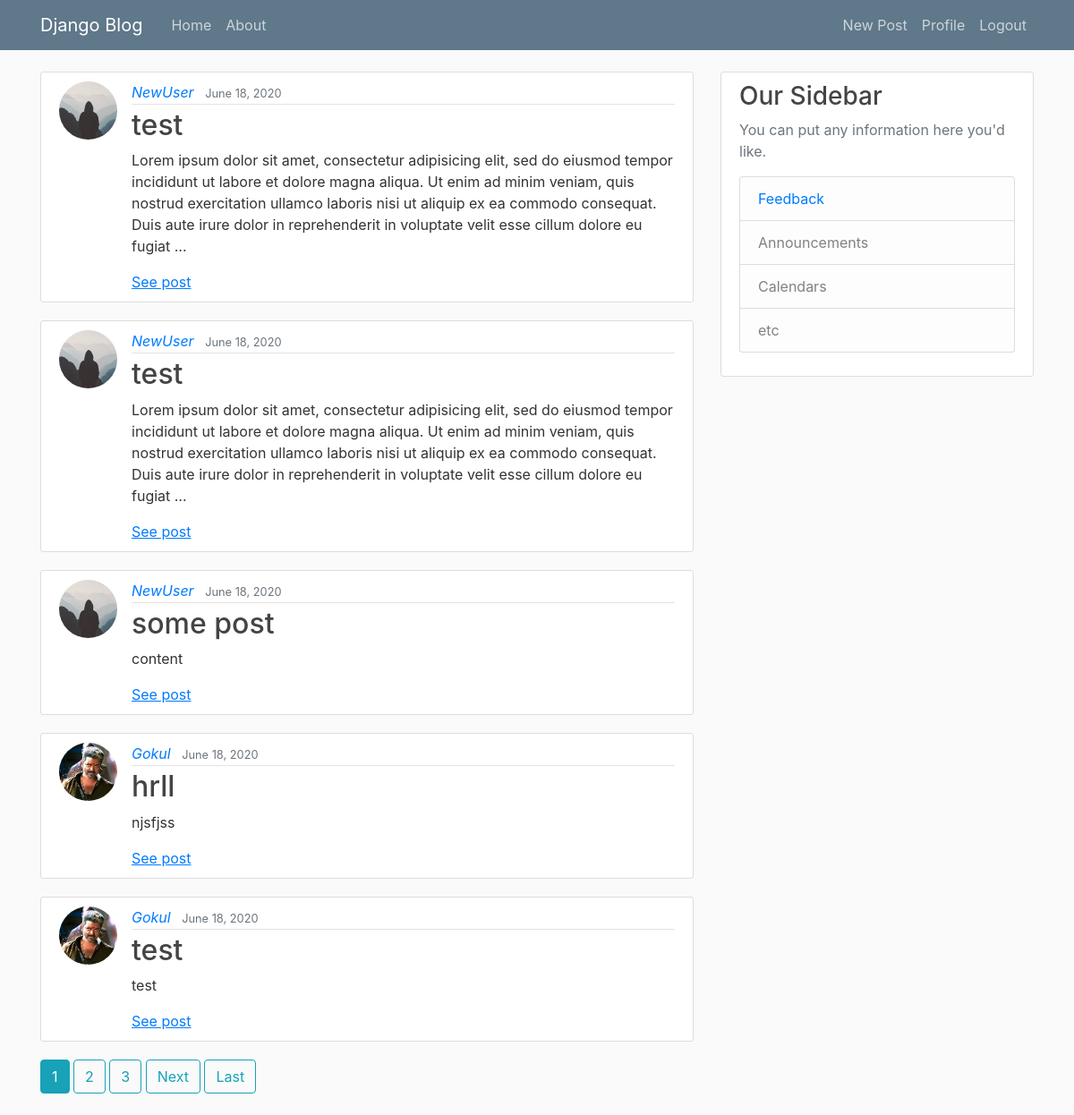
The app's page / (signed in), older data.
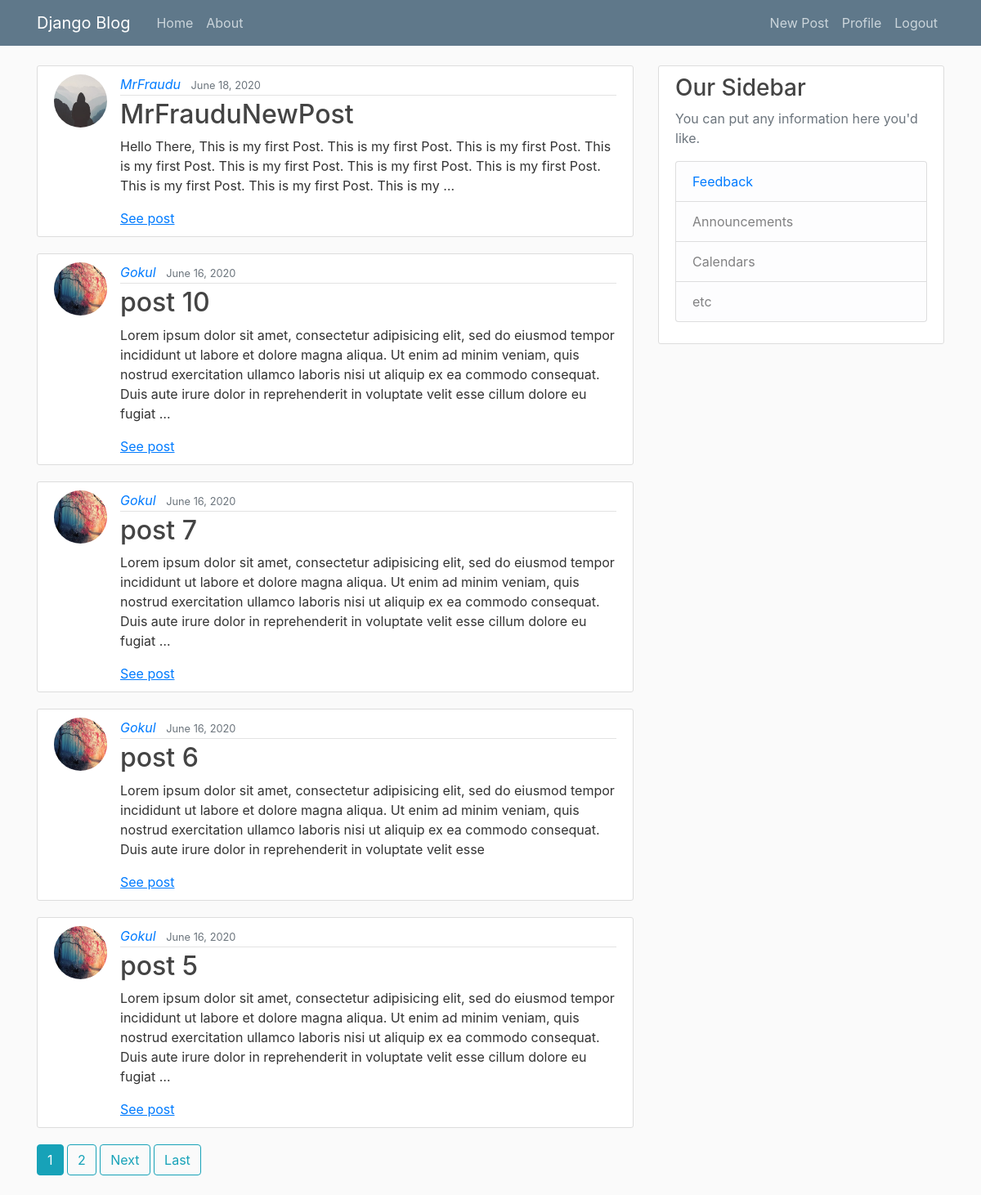
The same page, newer data.
### blog/models.py (models this page shows, shortened)
class Post(models.Model):
	title = models.CharField(max_length=100)
	content = models.TextField(validators=[MinLengthValidator(200)])
	date_posted = models.DateTimeField(default=timezone.now)
	author = models.ForeignKey(User, on_delete=models.CASCADE)

### users/models.py (models this page shows, shortened)
class Profile(models.Model):
    user = models.OneToOneField(User, on_delete=models.CASCADE)
    bio = models.TextField(default='')
    image = models.ImageField(default='default.jpg', upload_to='profile_pics')

### blog/views.py (the view)
# urls.py: path('', PostListView.as_view(), name='blog-home'),
class PostListView(LoginRequiredMixin, ListView):
	model = Post
	template_name = 'blog/home.html'
	context_object_name = 'posts'
	ordering = ['-date_posted']
	paginate_by = 5

### blog/templates/blog/home.html (shortened to what this page needs)
{% extends "blog/base.html" %}
{% block content %}
    {% for post in posts %}
        <article class="media content-section">
          <img class="rounded-circle article-img" src="{{ post.author.profile.image.url }}">
          <div class="media-body">
            <div class="article-metadata">
              <a class="mr-2" href="{% url 'user-posts' post.author.username %}"><em>{{ post.author }}</em></a>
              <small class="text-muted">{{ post.date_posted|date:"F d, Y" }}</small>
            </div>
            <h2><a class="article-title" href="{% url 'post-detail' post.id %}">{{ post.title }}</a></h2>
            <p class="article-content">{{ post.content |truncatewords:"50" }}</p>
            <a href="{% url 'post-detail' post.id %}"><u>See post</u></a>
          </div>
        </article>
    {% endfor %}
    {% if is_paginated %}
      {% for num in page_obj.paginator.page_range %}
        {% if page_obj.number == num %}
          <a class="btn btn-info mb-4" href="?page={{ num }}">{{ num }}</a>
        {% elif num > page_obj.number|add:'-3' and num < page_obj.number|add:'3' %}
          <a class="btn btn-outline-info mb-4" href="?page={{ num }}">{{ num }}</a>
        {% endif %}
      {% endfor %}
      {% if page_obj.has_next %}
        <a class="btn btn-outline-info mb-4" href="?page={{ page_obj.next_page_number }}">Next</a>
        <a class="btn btn-outline-info mb-4" href="?page={{ page_obj.paginator.num_pages }}">Last</a>
      {% endif %}
    {% endif %}
{% endblock content %}

Row changes from the older to the newer data that the page shows:
removed Post: author.profile.image (placeholder picture), author "NewUser", date_posted "June 18, 2020", title "test", content "Lorem ipsum dolor sit amet, consectetur adipisicing elit, sed do eiusmod tempor incididunt ut labore et dolore magna aliqua. Ut enim ad minim veniam, quis nostrud exercitation ullamco laboris nisi ut aliquip ex ea commodo consequat. Duis aute irure dolor in reprehenderit in voluptate velit esse cillum dolore eu fugiat …"
removed Post: author.profile.image (placeholder picture), author "NewUser", date_posted "June 18, 2020", title "test", content "Lorem ipsum dolor sit amet, consectetur adipisicing elit, sed do eiusmod tempor incididunt ut labore et dolore magna aliqua. Ut enim ad minim veniam, quis nostrud exercitation ullamco laboris nisi ut aliquip ex ea commodo consequat. Duis aute irure dolor in reprehenderit in voluptate velit esse cillum dolore eu fugiat …"
removed Post: author.profile.image (placeholder picture), author "NewUser", date_posted "June 18, 2020", title "some post", content "content"
removed Post: author.profile.image (picture), author "Gokul", date_posted "June 18, 2020", title "hrll", content "njsfjss"
removed Post: author.profile.image (picture), author "Gokul", date_posted "June 18, 2020", title "test", content "test"
added Post: author.profile.image (placeholder picture), author "MrFraudu", date_posted "June 18, 2020", title "MrFrauduNewPost", content "Hello There, This is my first Post. This is my first Post. This is my first Post. This is my first Post. This is my first Post. This is my first Post. This is my first Post. This is my first Post. This is my first Post. This is my …"
now on this page (row unchanged): Post: author.profile.image (picture), author "Gokul", date_posted "June 16, 2020", title "post 10", content "Lorem ipsum dolor sit amet, consectetur adipisicing elit, sed do eiusmod tempor incididunt ut labore et dolore magna aliqua. Ut enim ad minim veniam, quis nostrud exercitation ullamco laboris nisi ut aliquip ex ea commodo consequat. Duis aute irure dolor in reprehenderit in voluptate velit esse cillum dolore eu fugiat …"
now on this page (row unchanged): Post: author.profile.image (picture), author "Gokul", date_posted "June 16, 2020", title "post 7", content "Lorem ipsum dolor sit amet, consectetur adipisicing elit, sed do eiusmod tempor incididunt ut labore et dolore magna aliqua. Ut enim ad minim veniam, quis nostrud exercitation ullamco laboris nisi ut aliquip ex ea commodo consequat. Duis aute irure dolor in reprehenderit in voluptate velit esse cillum dolore eu fugiat …"
now on this page (row unchanged): Post: author.profile.image (picture), author "Gokul", date_posted "June 16, 2020", title "post 6", content "Lorem ipsum dolor sit amet, consectetur adipisicing elit, sed do eiusmod tempor incididunt ut labore et dolore magna aliqua. Ut enim ad minim veniam, quis nostrud exercitation ullamco laboris nisi ut aliquip ex ea commodo consequat. Duis aute irure dolor in reprehenderit in voluptate velit esse"
now on this page (row unchanged): Post: author.profile.image (picture), author "Gokul", date_posted "June 16, 2020", title "post 5", content "Lorem ipsum dolor sit amet, consectetur adipisicing elit, sed do eiusmod tempor incididunt ut labore et dolore magna aliqua. Ut enim ad minim veniam, quis nostrud exercitation ullamco laboris nisi ut aliquip ex ea commodo consequat. Duis aute irure dolor in reprehenderit in voluptate velit esse cillum dolore eu fugiat …"
Text that changed along with them:
list line gone: "3"
